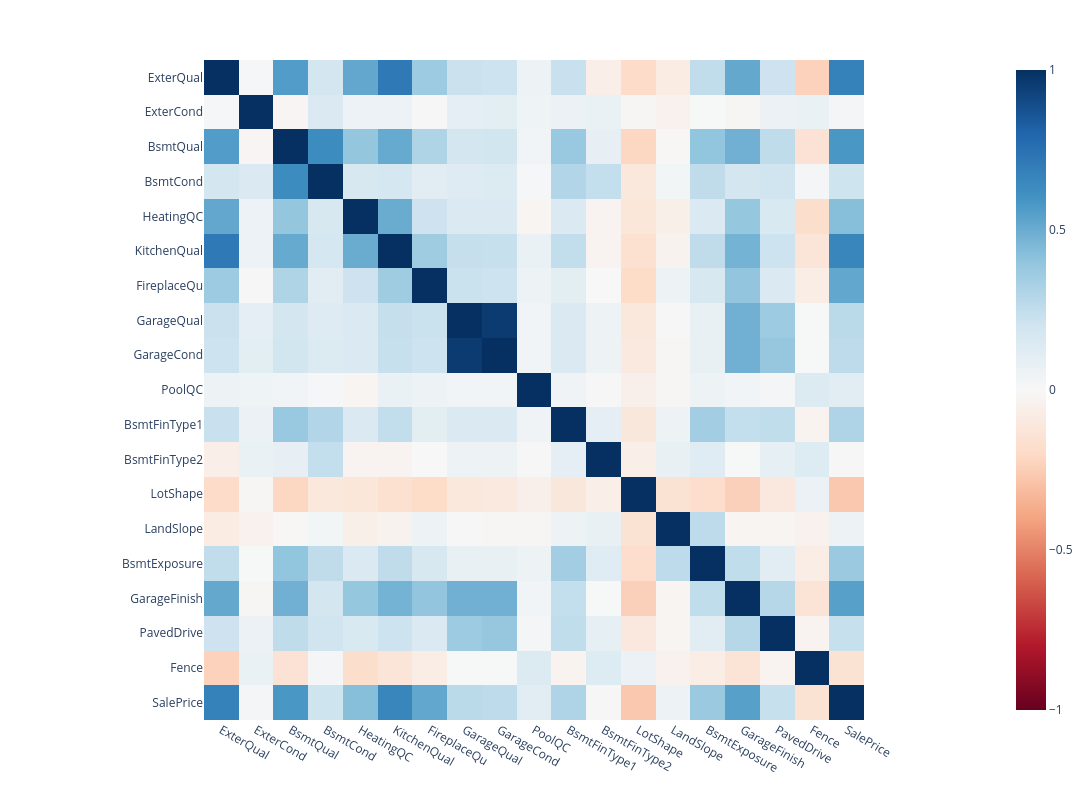

This figure's notebook cell:
### Markdown cell above
##### check some correlation

### Code cell
encodata['SalePrice']= data['SalePrice']
corre2=encodata.corr()
px.imshow(corre2,
                width=1200,height=800,
                color_continuous_scale=px.colors.sequential.RdBu , zmin=-1,zmax=1)

### Figure 1 — Plotly figure (JSON) as saved in the notebook; plotly's stock layout.template omitted (floating-point values rounded to 4 significant figures; data arrays with more than 128 entries replaced by an {"elided": "..."} marker saying what was removed)
{"data": [{"coloraxis": "coloraxis", "hovertemplate": "x: %{x}<br>y: %{y}<br>color: %{z}<extra></extra>", "name": "0", "type": "heatmap", "x": ["ExterQual", "ExterCond", "BsmtQual", "BsmtCond", "HeatingQC", "KitchenQual", "FireplaceQu", "GarageQual", "GarageCond", "PoolQC", "BsmtFinType1", "BsmtFinType2", "LotShape", "LandSlope", "BsmtExposure", "GarageFinish", "PavedDrive", "Fence", "SalePrice"], "xaxis": "x", "y": ["ExterQual", "ExterCond", "BsmtQual", "BsmtCond", "HeatingQC", "KitchenQual", "FireplaceQu", "GarageQual", "GarageCond", "PoolQC", "BsmtFinType1", "BsmtFinType2", "LotShape", "LandSlope", "BsmtExposure", "GarageFinish", "PavedDrive", "Fence", "SalePrice"], "yaxis": "y", "z": {"elided": "19x19 float values"}}], "layout": {"coloraxis": {"cmax": 1, "cmin": -1, "colorscale": [[0, "rgb(103,0,31)"], [0.1, "rgb(178,24,43)"], [0.2, "rgb(214,96,77)"], [0.3, "rgb(244,165,130)"], [0.4, "rgb(253,219,199)"], [0.5, "rgb(247,247,247)"], [0.6, "rgb(209,229,240)"], [0.7, "rgb(146,197,222)"], [0.8, "rgb(67,147,195)"], [0.9, "rgb(33,102,172)"], [1, "rgb(5,48,97)"]]}, "height": 800, "margin": {"t": 60}, "width": 1200, "xaxis": {"anchor": "y", "constrain": "domain", "domain": [0, 1], "scaleanchor": "y"}, "yaxis": {"anchor": "x", "autorange": "reversed", "constrain": "domain", "domain": [0, 1]}}}
